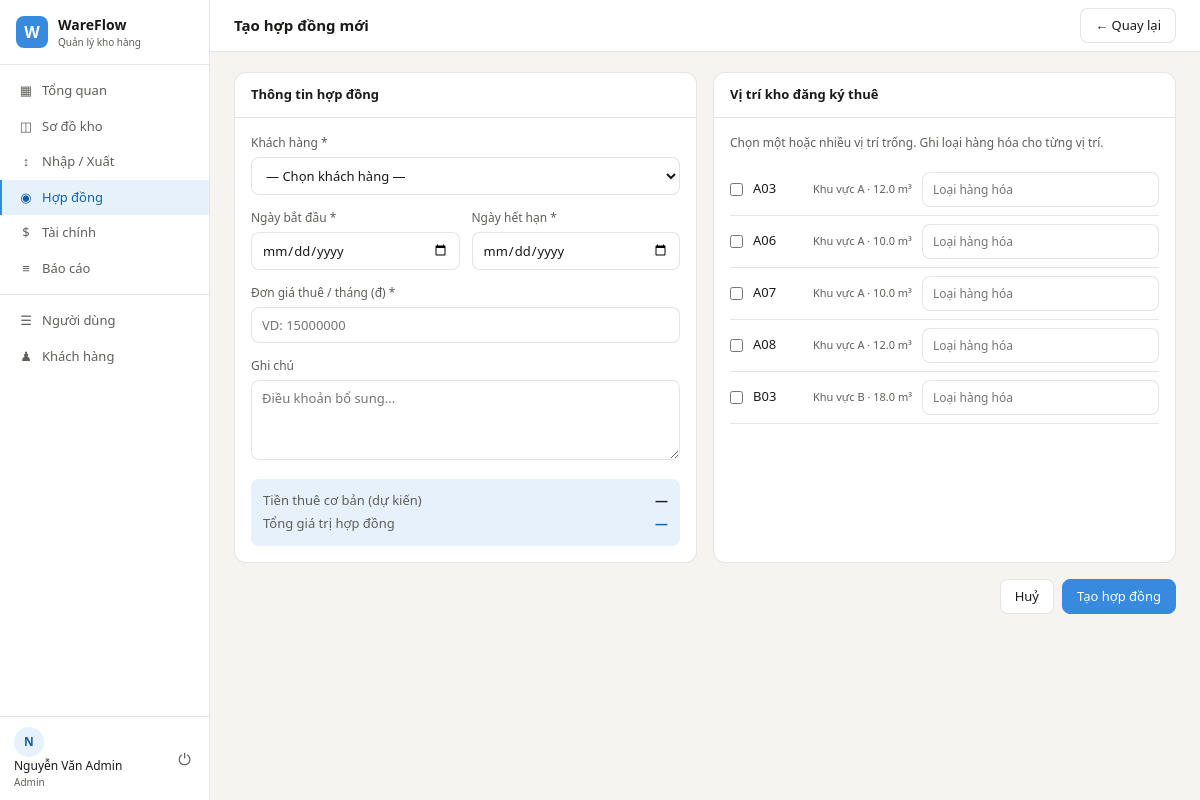
/contracts/create (signed in), run on the app's committed database.
### app/models/__init__.py (models this page shows, shortened)
class User(UserMixin, db.Model):
    __tablename__ = 'users'
    id           = db.Column(db.Integer, primary_key=True)
    username     = db.Column(db.String(80), unique=True, nullable=False)
    email        = db.Column(db.String(120), unique=True, nullable=False)
    password_hash = db.Column(db.String(256), nullable=False)
    full_name    = db.Column(db.String(150))
    phone        = db.Column(db.String(20))
    role         = db.Column(db.String(20), default=UserRole.STAFF.value)
    is_active    = db.Column(db.Boolean, default=True)
    created_at   = db.Column(db.DateTime, default=datetime.utcnow)
    def is_admin(self):
        return self.role == UserRole.ADMIN.value

class Slot(db.Model):
    __tablename__ = 'slots'
    id           = db.Column(db.Integer, primary_key=True)
    code         = db.Column(db.String(20), unique=True, nullable=False)  # 'A01', 'B03'
    zone_id      = db.Column(db.Integer, db.ForeignKey('zones.id'), nullable=False)
    row_number   = db.Column(db.Integer)          # Dãy kệ
    floor_number = db.Column(db.Integer)          # Tầng
    area_m2      = db.Column(db.Float, default=0)
    volume_m3    = db.Column(db.Float, default=0)
    max_weight_kg = db.Column(db.Float, default=0)
    status       = db.Column(db.String(20), default=SlotStatus.EMPTY.value)
    notes        = db.Column(db.Text)
    updated_at   = db.Column(db.DateTime, default=datetime.utcnow,
                             onupdate=datetime.utcnow)
    contract_slots = db.relationship('ContractSlot', backref='slot', lazy='dynamic')

class Zone(db.Model):
    __tablename__ = 'zones'
    id           = db.Column(db.Integer, primary_key=True)
    code         = db.Column(db.String(10), unique=True, nullable=False)  # 'A', 'B'
    name         = db.Column(db.String(100), nullable=False)               # 'Khu vực A'
    description  = db.Column(db.String(200))                               # 'Hàng khô'
    max_area_m2  = db.Column(db.Float, default=0)                         # Diện tích tối đa
    max_weight_kg = db.Column(db.Float, default=0)                        # Tải trọng tối đa
    created_at   = db.Column(db.DateTime, default=datetime.utcnow)
    slots = db.relationship('Slot', backref='zone', lazy='dynamic',
                            cascade='all, delete-orphan')

### app/routes/contracts.py (the view, shortened to what this page needs)
@contracts_bp.route('/create', methods=['GET', 'POST'])
@login_required
def create():
    if not current_user.is_admin():
        flash('Chỉ Admin mới có quyền tạo hợp đồng.', 'danger')
        return redirect(url_for('contracts.index'))
    customers     = Customer.query.order_by(Customer.name).all()
    available_slots = Slot.query.filter_by(status=SlotStatus.EMPTY.value).all()
    services      = Service.query.all()
    return render_template('contracts/form.html',
                           contract=None,
                           customers=customers,
                           available_slots=available_slots,
                           services=services)

### app/models/__init__.py (called while the page is built)
@login_manager.user_loader
def load_user(user_id):
    return User.query.get(int(user_id))

### run.py (called while the page is built)
@app.context_processor
def inject_globals():
    from datetime import datetime
    return {'now': datetime.now()}

### app/templates/contracts/form.html (shortened to what this page needs)
{% extends 'base.html' %}
{% block page_title %}{{ 'Chỉnh sửa hợp đồng' if contract else 'Tạo hợp đồng mới' }}{% endblock %}
{% block topbar_actions %}
  <a href="{{ url_for('contracts.index') }}" class="btn">← Quay lại</a>
{% endblock %}
{% block content %}
<form method="POST">
<div class="grid-2">
  <div class="panel">
    <div class="panel-header"><span class="panel-title">Thông tin hợp đồng</span></div>
    <div class="panel-body">
      <div class="form-group">
        <label class="form-label">Khách hàng *</label>
        <select name="customer_id" class="form-control" required
                {{ 'disabled' if contract }}>
          <option value="">— Chọn khách hàng —</option>
        </select>
      </div>
      <div class="form-grid form-grid-2">
        <div class="form-group">
          <label class="form-label">Ngày bắt đầu *</label>
          <input type="date" name="start_date" class="form-control" required
                 value="{{ contract.start_date.isoformat() if contract else '' }}"
                 {{ 'disabled' if contract }}>
        </div>
        <div class="form-group">
          <label class="form-label">Ngày hết hạn *</label>
          <input type="date" name="end_date" class="form-control" required
                 value="{{ contract.end_date.isoformat() if contract else '' }}">
        </div>
      </div>
      <div class="form-group">
        <label class="form-label">Đơn giá thuê / tháng (đ) *</label>
        <input type="number" name="monthly_rate" class="form-control"
               placeholder="VD: 15000000" min="0" step="100000" required
               value="{{ contract.monthly_rate if contract else '' }}"
               id="monthly_rate">
      </div>
      <div class="form-group">
        <label class="form-label">Ghi chú</label>
        <textarea name="notes" class="form-control"
                  placeholder="Điều khoản bổ sung...">{{ contract.notes if contract else '' }}</textarea>
      </div>
      <div style="background:var(--blue-bg);border-radius:var(--radius);padding:12px;font-size:13px">
        <div style="display:flex;justify-content:space-between;margin-bottom:4px">
          <span style="color:var(--text-muted)">Tiền thuê cơ bản (dự kiến)</span>
          <strong id="base_preview">—</strong>
        </div>
        <div style="display:flex;justify-content:space-between">
          <span style="color:var(--text-muted)">Tổng giá trị hợp đồng</span>
          <strong id="total_preview" style="color:var(--blue-dark)">—</strong>
        </div>
      </div>
    </div>
  </div>
  {% if not contract %}
  <div class="panel">
    <div class="panel-header">
      <span class="panel-title">Vị trí kho đăng ký thuê</span>
    </div>
    <div class="panel-body">
      <p style="font-size:12px;color:var(--text-muted);margin-bottom:12px">
        Chọn một hoặc nhiều vị trí trống. Ghi loại hàng hóa cho từng vị trí.
      </p>
      {% for slot in available_slots %}
      <div style="display:flex;align-items:center;gap:10px;padding:8px 0;border-bottom:1px solid var(--border)">
        <input type="checkbox" name="slot_ids" value="{{ slot.id }}"
               id="slot_{{ slot.id }}">
        <label for="slot_{{ slot.id }}" style="font-size:13px;font-weight:500;min-width:50px;cursor:pointer">
          {{ slot.code }}
        </label>
        <span style="font-size:11px;color:var(--text-muted)">
          {{ slot.zone.name }} · {{ slot.volume_m3 }} m³
        </span>
        <input type="text" name="goods_types"
               placeholder="Loại hàng hóa"
               class="form-control" style="flex:1;font-size:12px">
      </div>
      {% else %}
      <div style="text-align:center;padding:24px;color:var(--text-muted)">
        Không có vị trí trống. Vui lòng kiểm tra lại sơ đồ kho.
      </div>
      {% endfor %}
    </div>
  </div>
  {% endif %}
</div>
<div style="display:flex;justify-content:flex-end;gap:8px;margin-top:16px">
  <a href="{{ url_for('contracts.index') }}" class="btn">Huỷ</a>
  <button type="submit" class="btn btn-primary">
    {{ 'Cập nhật hợp đồng' if contract else 'Tạo hợp đồng' }}
  </button>
</div>
</form>
{% endblock %}

### app/templates/base.html (shortened to what this page needs)
<!DOCTYPE html>
<html lang="vi">
<head>
  <link rel="stylesheet" href="{{ url_for('static', filename='css/main.css') }}">
</head>
<body>
{% if current_user.is_authenticated %}
<div class="app-layout">
  <aside class="sidebar">
    <div class="sidebar-logo">
      <div class="logo-icon">W</div>
      <div>
        <div class="logo-name">WareFlow</div>
        <div class="logo-sub">Quản lý kho hàng</div>
      </div>
    </div>
    <nav class="sidebar-nav">
      <a href="{{ url_for('dashboard.index') }}"
         class="nav-item {% if request.endpoint == 'dashboard.index' %}active{% endif %}">
        <span class="nav-icon">▦</span> Tổng quan
      </a>
      <a href="{{ url_for('warehouse.index') }}"
         class="nav-item {% if 'warehouse' in request.endpoint %}active{% endif %}">
        <span class="nav-icon">◫</span> Sơ đồ kho
      </a>
      <a href="{{ url_for('logistics.index') }}"
         class="nav-item {% if 'logistics' in request.endpoint %}active{% endif %}">
        <span class="nav-icon">↕</span> Nhập / Xuất
      </a>
      <a href="{{ url_for('contracts.index') }}"
         class="nav-item {% if 'contracts' in request.endpoint %}active{% endif %}">
        <span class="nav-icon">◉</span> Hợp đồng
      </a>
      {% if current_user.is_admin() %}
      <a href="{{ url_for('billing.index') }}"
         class="nav-item {% if 'billing' in request.endpoint %}active{% endif %}">
        <span class="nav-icon">$</span> Tài chính
      </a>
      <a href="{{ url_for('reports.index') }}"
         class="nav-item {% if 'reports' in request.endpoint %}active{% endif %}">
        <span class="nav-icon">≡</span> Báo cáo
      </a>
      {% endif %}
      <div class="nav-divider"></div>
      {% if current_user.is_admin() %}
      <a href="{{ url_for('auth.user_list') }}"
         class="nav-item {% if 'auth' in request.endpoint %}active{% endif %}">
        <span class="nav-icon">☰</span> Người dùng
      </a>
      <a href="{{ url_for('contracts.customer_list') }}"
         class="nav-item">
        <span class="nav-icon">♟</span> Khách hàng
      </a>
      {% endif %}
    </nav>
    <div class="sidebar-footer">
      <div class="user-info">
        <div class="user-avatar">{{ current_user.full_name[0] if current_user.full_name else current_user.username[0] }}</div>
        <div>
          <div class="user-name">{{ current_user.full_name or current_user.username }}</div>
          <div class="user-role">{{ current_user.role | capitalize }}</div>
        </div>
      </div>
      <a href="{{ url_for('auth.logout') }}" class="logout-btn" title="Đăng xuất">⏻</a>
    </div>
  </aside>
  <div class="main-content">
    <header class="topbar">
      <h1 class="page-title">{% block page_title %}{% endblock %}</h1>
      <div class="topbar-actions">{% block topbar_actions %}{% endblock %}</div>
    </header>
    <div class="content-body">
      {% block content %}{% endblock %}
    </div>
  </div>
</div>
{% else %}
  {% block auth_content %}{% endblock %}
{% endif %}
</body>
</html>

### app/static/css/main.css (style rules this page uses)
:root { --blue: #378ADD; --blue-dark: #185FA5; --blue-bg: #E6F1FB; --green: #3B6D11; --green-bg: #EAF3DE; --amber: #BA7517; --amber-bg: #FAEEDA; --red: #A32D2D; --red-bg: #FCEBEB; --pink: #993556; --pink-bg: #FBEAF0; --gray: #888780; --gray-bg: #F1EFE8; --text: #1a1a18; --text-muted:#5F5E5A; --border: rgba(0,0,0,0.10); --bg: #F5F4F0; --surface: #FFFFFF; --sidebar-w: 210px; --topbar-h: 52px; --radius: 8px; --radius-lg: 12px; }
* { box-sizing: border-box; margin: 0; padding: 0; }
body { font-family: 'Segoe UI', system-ui, sans-serif; font-size: 14px; color: var(--text); background: var(--bg); line-height: 1.5; }
a { text-decoration: none; color: inherit; }
.app-layout { display: flex; height: 100vh; overflow: hidden; }
.sidebar { width: var(--sidebar-w); background: var(--surface); border-right: 1px solid var(--border); display: flex; flex-direction: column; flex-shrink: 0; }
.sidebar-logo { display: flex; align-items: center; gap: 10px; padding: 14px 16px; border-bottom: 1px solid var(--border); }
.logo-icon { width: 32px; height: 32px; background: var(--blue); color: #fff; border-radius: 8px; display: flex; align-items: center; justify-content: center; font-weight: 700; font-size: 16px; }
.logo-name { font-weight: 600; font-size: 14px; }
.logo-sub { font-size: 10px; color: var(--text-muted); }
.sidebar-nav { flex: 1; padding: 8px 0; overflow-y: auto; }
.nav-item { display: flex; align-items: center; gap: 8px; padding: 8px 16px; font-size: 13px; color: var(--text-muted); border-left: 2px solid transparent; transition: all 0.12s; cursor: pointer; }
.nav-item.active { background: var(--blue-bg); color: var(--blue-dark); border-left-color: var(--blue); font-weight: 500; }
.nav-icon { font-size: 13px; width: 16px; text-align: center; }
.nav-divider { height: 1px; background: var(--border); margin: 8px 0; }
.sidebar-footer { border-top: 1px solid var(--border); padding: 10px 14px; display: flex; align-items: center; gap: 8px; }
.user-avatar { width: 30px; height: 30px; border-radius: 50%; background: var(--blue-bg); color: var(--blue-dark); display: flex; align-items: center; justify-content: center; font-weight: 600; font-size: 12px; flex-shrink: 0; }
.user-name { font-size: 12px; font-weight: 500; }
.user-role { font-size: 10px; color: var(--text-muted); }
.logout-btn { margin-left: auto; color: var(--text-muted); font-size: 16px; padding: 4px; cursor: pointer; border-radius: 4px; }
.main-content { flex: 1; display: flex; flex-direction: column; overflow: hidden; }
.topbar { height: var(--topbar-h); background: var(--surface); border-bottom: 1px solid var(--border); padding: 0 24px; display: flex; align-items: center; justify-content: space-between; flex-shrink: 0; }
.page-title { font-size: 15px; font-weight: 600; }
.topbar-actions { display: flex; align-items: center; gap: 8px; }
.content-body { flex: 1; overflow-y: auto; padding: 20px 24px; }
.panel { background: var(--surface); border: 1px solid var(--border); border-radius: var(--radius-lg); overflow: hidden; }
.panel-header { padding: 12px 16px; border-bottom: 1px solid var(--border); display: flex; align-items: center; justify-content: space-between; }
.panel-title { font-size: 13px; font-weight: 600; }
.panel-body { padding: 16px; }
.btn { display: inline-flex; align-items: center; gap: 6px; padding: 7px 14px; border-radius: var(--radius); border: 1px solid var(--border); background: var(--surface); color: var(--text); font-size: 13px; font-family: inherit; cursor: pointer; transition: all 0.12s; white-space: nowrap; }
.btn-primary { background: var(--blue); color: #fff; border-color: var(--blue); }
.form-group { margin-bottom: 14px; }
.form-label { display: block; font-size: 12px; font-weight: 500; color: var(--text-muted); margin-bottom: 5px; }
.form-control { width: 100%; padding: 8px 10px; border: 1px solid var(--border); border-radius: var(--radius); font-size: 13px; font-family: inherit; color: var(--text); background: var(--surface); transition: border-color 0.12s; }
select.form-control { cursor: pointer; }
textarea.form-control { resize: vertical; min-height: 80px; }
.form-grid { display: grid; gap: 12px; }
.form-grid-2 { grid-template-columns: 1fr 1fr; }
.grid-2 { display: grid; grid-template-columns: 1fr 1fr; gap: 16px; }

### data on the page
User: full_name "N", full_name "Nguyễn Văn Admin", role "Admin"
Slot: code "A03", zone.name "Khu vực A", volume_m3 "12.0"
Slot: code "A06", zone.name "Khu vực A", volume_m3 "10.0"
Slot: code "A07", zone.name "Khu vực A", volume_m3 "10.0"
Slot: code "A08", zone.name "Khu vực A", volume_m3 "12.0"
Slot: code "B03", zone.name "Khu vực B", volume_m3 "18.0"

### other printed values
{{ 'Chỉnh sửa hợp đồng' if contract else 'Tạo hợp đồng mới' }} "Tạo hợp đồng mới"
{{ 'Cập nhật hợp đồng' if contract else 'Tạo hợp đồng' }} "Tạo hợp đồng"
